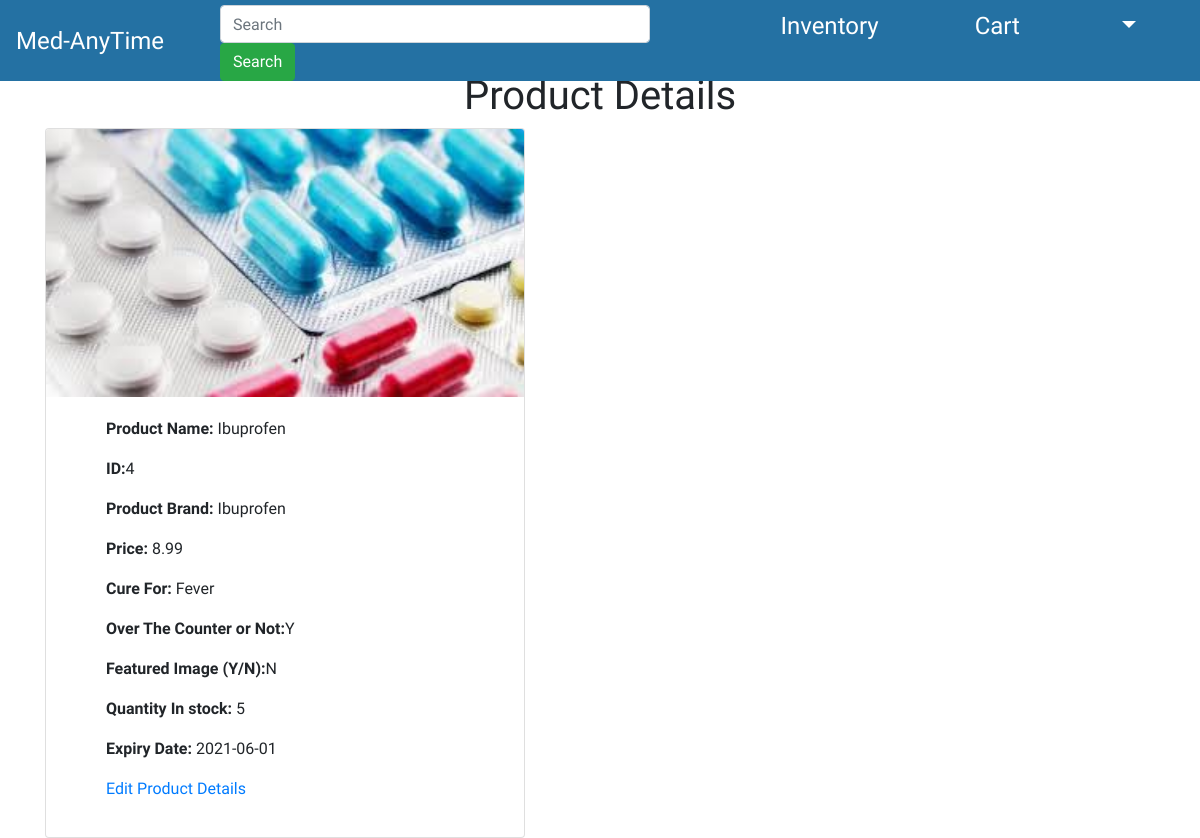
Before: /View_Product_Details.php?ID=4 (signed in) with the older database file.
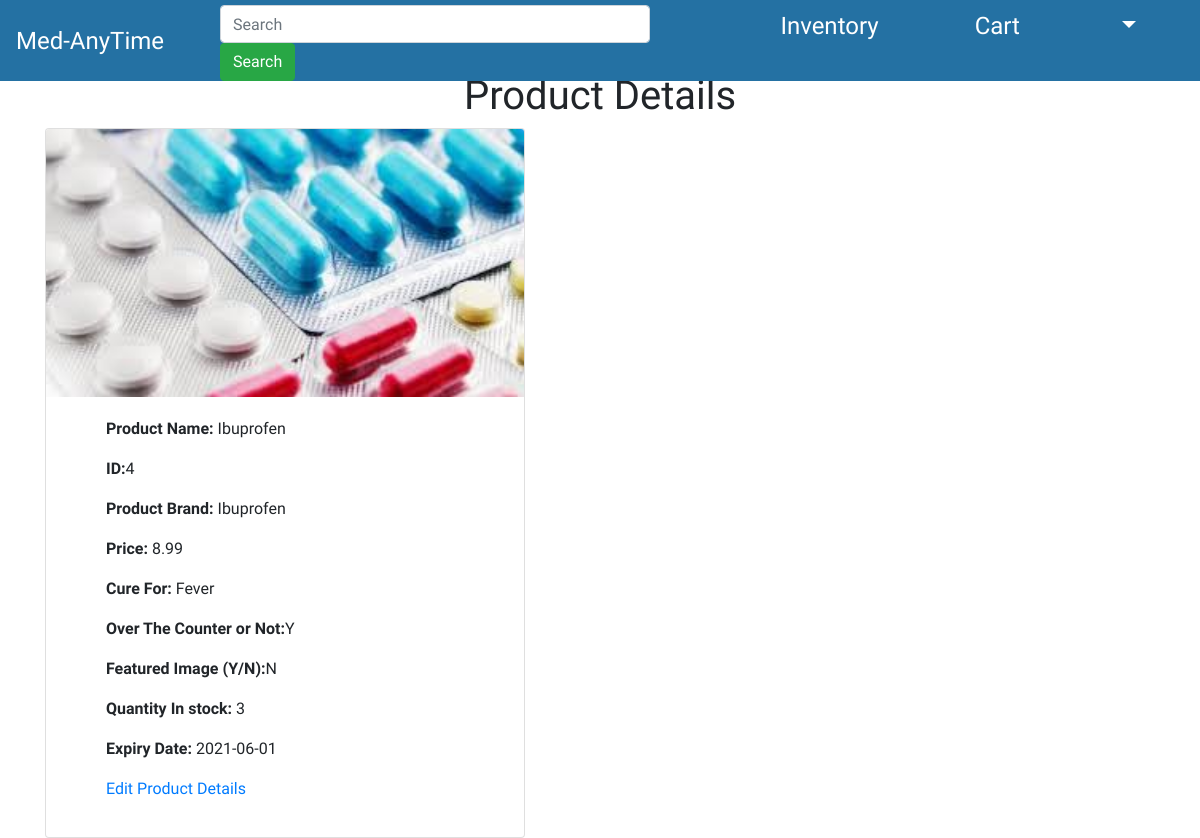
After: the same page with the newer database file.
### tables this page shows
CREATE TABLE `products` (
  `ID` int(11) NOT NULL,
  `ProductName` varchar(255) NOT NULL,
  `CompanyName` varchar(255) NOT NULL,
  `CureFor` varchar(255) DEFAULT NULL,
  `Price` decimal(10,2) NOT NULL,
  `OtcFlag` varchar(1) DEFAULT NULL,
  `Featured_Flag` varchar(255) NOT NULL,
  `ExpiryDate` date NOT NULL,
  `NumberInStock` int(11) NOT NULL,
  `productImage` varchar(255) NOT NULL
);

### View_Product_Details.php (the view, shortened to what this page needs)
<!DOCTYPE html>
<html lang="en">
<head>
    <link rel="stylesheet" href="https://stackpath.bootstrapcdn.com/bootstrap/4.1.3/css/bootstrap.min.css">
    <link rel="stylesheet" href="app new2.css">
</head>
<body>
 <nav  class="navbar navbar-dark navbar-expand-md pt-0 pb-0 fixed-top">
      <a href="AdminPage.php" class="navbar-brand">Med-AnyTime</a>
	  <div class="collapse navbar-collapse" id="navmenu">
    <ul class="navbar-nav mr-auto">
      <li class="nav-item">
        <form class="form-inline my-2 my-lg-0">
      <input class="form-control mr-sm-3" type="search" placeholder="Search" id="navBarSearchForm" aria-label="Search">
      <button class="btn btn-success my-2 my-sm-0" type="submit" id="SearchButton" >Search</button>
    </form>
      </li>
	 <li class="nav-item">
        <a class="nav-link" href="inventory.php">Inventory</a>
      </li>
	   <li class="nav-item">
        <a class="nav-link" href="#">Cart</a>
      </li>
       <li class="nav-item dropdown">
                        <a class="nav-link dropdown-toggle" href="#" id="navbarDropdown" role="button" data-toggle="dropdown" aria-haspopup="true" aria-expanded="true">
                        </a>
       </li>
    </ul>
  </div>
    </nav>
<div class="container">
<br><br><br>
<h1 align="Center"> Product Details</h1>
               <?php
    include('C:/xampp/htdocs/SwEngg/Config/dbConnection.php');
    $ID=$_GET['ID'];
    $query = "SELECT * FROM products WHERE ID='$ID'";
    $result = mysqli_query($dbConnection,$query);
    while($res = mysqli_fetch_array($result)) {
?>
  <div class="row">
 <div class="col-sm-4">
  <div class="card-columns">
                <div class="card" style = "width: 30rem; margin:0 auto; " >
                                 <?php if($res['productImage'] != ""): ?>
                            <img class="card-img-top" src="/SwEngg/upload/<?php echo $res['productImage']; ?>" alt="prodImage"  Style = "width:100%">
                            <?php else: ?>
                            <img class="card-img-top" src="/SwEngg/upload/default.jpg" alt="prodImage" class="center" Style = "width:100%">
                            <?php endif; ?>
                          <div class="card-body">
                              <ul><strong class="card-title">Product Name: </strong><?php echo $res['ProductName'];?></ul>
                             <ul><strong class="card-text">ID:</strong><?php echo $res['ID']; ?></ul>
		                       <ul> <strong class="card-text">Product Brand:</strong> <?php echo $res['CompanyName']; ?> </ul>
					          <ul><strong class="card-title">Price:</strong> <?php echo $res['Price']; ?></ul>
                              <ul><strong class="card-title">Cure For:</strong> <?php echo $res['CureFor']; ?></ul>
							  <ul><strong class="card-title">Over The Counter or Not:</strong><?php echo $res['OtcFlag']; ?> </ul>
							  <ul><strong class="card-title">Featured Image (Y/N):</strong><?php echo $res['Featured_Flag']; ?></ul>
							  <ul><strong class="card-title">Quantity In stock:</strong> <?php echo $res['NumberInStock']; ?></ul>
							  <ul><strong class="card-title">Expiry Date:</strong> <?php echo $res['ExpiryDate']; ?></ul>
							  <ul><?php echo "<a href=\"product_update.php?ID=$res[ID]\">Edit Product Details</a>"; }?></ul>
                            </div>
							</div>
							</div>
							</div>
                 </div>
				</div>
</body>
</html>

### app new2.css (style rules this page uses)
body { font-family: 'Gentium Book Basic', serif; }
button { background-color:#2471A3 ; color: white; }
.navbar { font-size: 1.5rem; font-weight: 100; background-color: #2471A3 !important; }
.nav-link { color: white !important; }
.navbar .navbar-brand { color: white !important; font-size: 1.5rem; }
.navbar-nav > li { padding-left:20px; padding-right:20px; margin-left:20px; margin-right:20px; }
#navBarSearchForm { width:430px !important; margin-top: 5px; }
#SearchButton { margin-top: 10px; }

Changed rows visible on the page:
changed products "Ibuprofen": productImage: picture added; NumberInStock "5" → "3"
